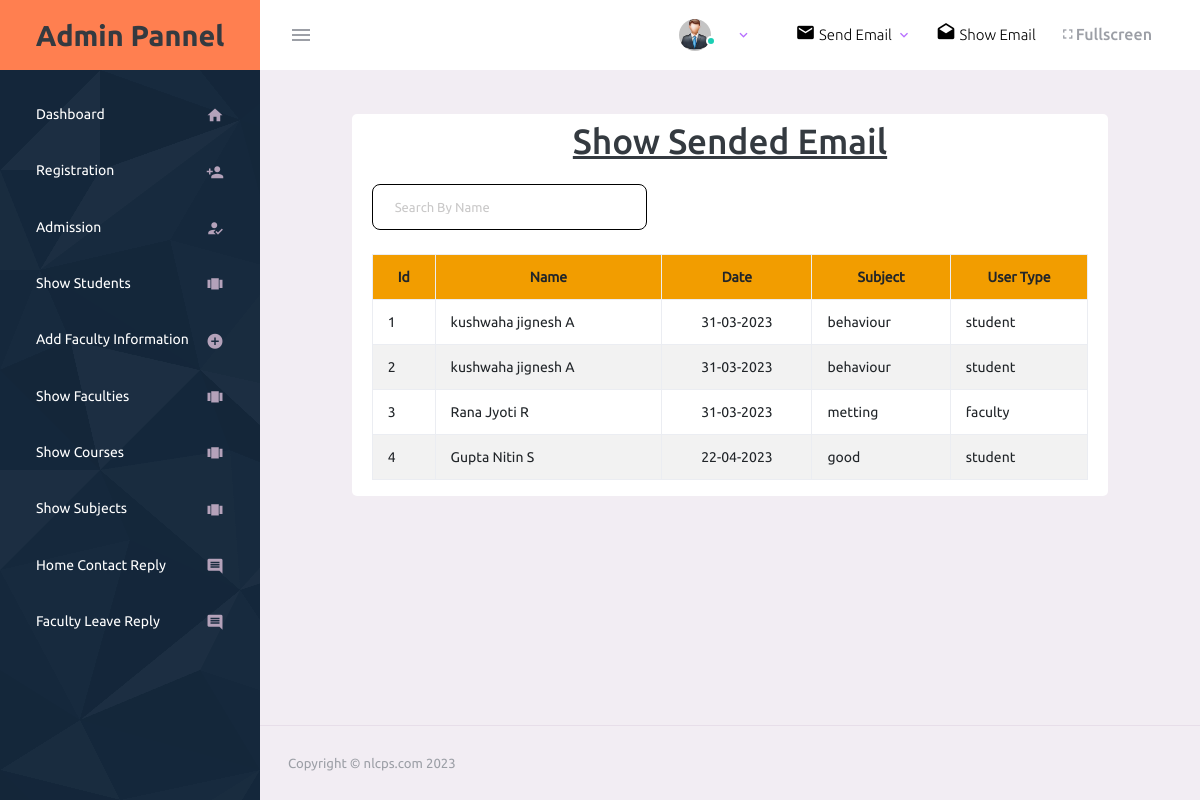
The app's page /admin/showsendemail.php with its own data.
### tables this page shows
CREATE TABLE `email` (
  `emailid` int(5) NOT NULL,
  `emaildate` date NOT NULL,
  `emailto` varchar(30) NOT NULL,
  `subject` varchar(30) NOT NULL,
  `description` varchar(100) NOT NULL,
  `regid` int(5) NOT NULL
);

CREATE TABLE `register` (
  `regid` int(5) NOT NULL,
  `regdate` date NOT NULL,
  `firstname` varchar(10) NOT NULL,
  `middlename` varchar(10) NOT NULL,
  `lastname` varchar(10) NOT NULL,
  `username` varchar(50) NOT NULL,
  `password` varchar(10) NOT NULL,
  `usertype` varchar(10) NOT NULL,
  `email` varchar(50) NOT NULL,
  `contactno` varchar(15) NOT NULL,
  `status` varchar(3) NOT NULL
);

### class/dataclass.php (called while the page is built, shortened)
<?php
    class dataclass
    {
        public $conn;
        public function __construct()
        {
            $this->conn=mysqli_connect("localhost","root","","studentmanagement");
        }
        public function getTable($query)
        {
            $tb=mysqli_query($this->conn,$query);
            return $tb;
        }
     }
?>

### admin/showsendemail.php (the view, shortened to what this page needs)
<!DOCTYPE html>
<html lang="en">
<head>
    <?php
        include("csslink.php");
        include("../class/dataclass.php");
    ?>
    <?php
        $dc=new dataclass();
    ?>
</head>
<body>
 <form name="frm" action="#" method="post">
    <div class="container-scroller">
     <?php include("navbar.php"); ?>
      <div class="container-fluid page-body-wrapper">
        <?php include("sidebar.php"); ?>
        <div class="main-panel">
          <div class="content-wrapper">
            <div class="row">
              <div class="col-md-1 "></div>
              <div class="col-md-10 card" style='padding-bottom:1rem'>
                <div class="row">
                  <div class="col-md-12" style="height: 3rem;margin-top: 0.4rem;">
                    <center>
                      <u><h1>Show Sended Email</h1></u>
                    </center>
                  </div>
                </div>
                <div class="row" style="margin-top:1rem">
                  <div class="form-group col-md-5">
                    <input class="form-control" type="text" id="myInput" onkeyup="myFunction()" placeholder="Search By Name" style='color:black;border-color:black;border-radius:0.5rem'>
                  </div>
                </div>
                <div class="row">
                  <div class="col-md-12">
                    <table class='table table-bordered table-striped' id="myTable">
                      <tr style='text-align:center;background-color:orange'>
                        <th>Id</th>
                        <th>Name</th>
                        <th>Date</th>
                        <th>Subject</th>
                        <th>User Type</th>
                      </tr>
                        <?php
                            $query="select emailid,emaildate,subject,e.regid,r.regid,r.firstname,r.middlename,r.lastname,r.usertype from email e,register r where e.regid=r.regid";
                            $tb=$dc->getTable($query);
                            while($rw=mysqli_fetch_array($tb))
                            {
                                echo("<tr>");
                                echo("<td>".$rw['emailid']."</td>");
                                echo("<td>".$rw['firstname'].' '.$rw['middlename'].' '.$rw['lastname']."</td>");
                                echo("<td style='text-align:center;'>".date("d-m-Y", strtotime($rw['emaildate']))."</td>");
                                echo("<td>".$rw['subject']."</td>");
                                echo("<td>".$rw['usertype']."</td>");
                                echo("</tr>");
                            }
                        ?>
                    </table>
                  </div>
                </div>
              </div>
            </div>
          </div>
          <?php include("footer.php"); ?>
        </div>
      </div>
    </div>
 </form>
</body>
</html>

### records on screen
email: emailid "1", regid.firstname "kushwaha", regid.middlename "jignesh", regid.lastname "A", emaildate "31-03-2023", subject "behaviour", regid.usertype "student"
email: emailid "2", regid.firstname "kushwaha", regid.middlename "jignesh", regid.lastname "A", emaildate "31-03-2023", subject "behaviour", regid.usertype "student"
email: emailid "3", regid.firstname "Rana", regid.middlename "Jyoti", regid.lastname "R", emaildate "31-03-2023", subject "metting", regid.usertype "faculty"
email: emailid "4", regid.firstname "Gupta", regid.middlename "Nitin", regid.lastname "S", emaildate "22-04-2023", subject "good", regid.usertype "student"
